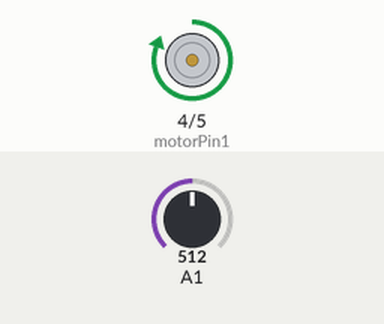
A sketch run on a simulated Arduino Uno, built with avr-gcc and run on an emulated ATmega328P. Parts: motor-driver pin pairs drawn as motors (green arrow = first pin HIGH = forward, orange = second pin HIGH = backward, longer = more drive). The test bench sets the inputs (shaded band); at power-on: A1 = 512. What the sketch prints to the serial monitor is not drawn.

Above: at 0.75 s.
1.3 s: A1 set to 11
4.3 s: A1 set to 8
Timing chart, 0 to 13.3 s (numbered marks = the images above; inputs shaded):
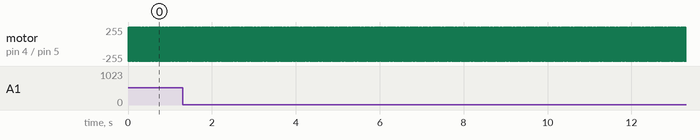

The sketch:

Pin_sensing.ino
```cpp
// DRV8835のピン定義
const int motorPin1 = 4;  // モーター制御ピン1（方向）
const int motorPin2 = 5;  // モーター制御ピン2（方向）
const unsigned long extendTime = 10;  // アクチュエーターが最大まで伸びる時間（ミリ秒）
const unsigned long retractTime = 10; // アクチュエーターが最小まで縮む時間（ミリ秒）

// 異常値検出の設定
const int bufferSize = 20; // バッファサイズ（最近の20個のデータを保存）
int buffer[bufferSize];     // データバッファ
int bufferIndex = 0;        // バッファの現在の位置
bool bufferFilled = false;  // バッファが満たされたかどうか
const float thresholdMultiplier = 4.0;  // 標準偏差からの閾値の倍数

void setup() {
  pinMode(motorPin1, OUTPUT);
  pinMode(motorPin2, OUTPUT);
  pinMode(A0, INPUT);
  pinMode(A1, INPUT);
  Serial.begin(19200);

  // バッファを初期化
  for (int i = 0; i < bufferSize; i++) {
    buffer[i] = 0;
  }
}

void extendActuator() {
  // モーターを前進方向に回転させる
  digitalWrite(motorPin1, HIGH);
  digitalWrite(motorPin2, LOW);
  delay(extendTime); // 指定時間動かす
  stopMotor(); // モーター停止
}

void retractActuator() {
  // モーターを逆方向に回転させる
  digitalWrite(motorPin1, LOW);
  digitalWrite(motorPin2, HIGH);
  delay(retractTime); // 指定時間動かす
  stopMotor(); // モーター停止
}

void stopMotor() {
  digitalWrite(motorPin1, LOW);
  digitalWrite(motorPin2, LOW);
}

// データの平均を計算
float calculateMean() {
  int sum = 0;
  int count = bufferFilled ? bufferSize : bufferIndex;
  for (int i = 0; i < count; i++) {
    sum += buffer[i];
  }
  return (float)sum / count;
}

// データの標準偏差を計算
float calculateStandardDeviation(float mean) {
  float sum = 0;
  int count = bufferFilled ? bufferSize : bufferIndex;
  for (int i = 0; i < count; i++) {
    sum += pow(buffer[i] - mean, 2);
  }
  return sqrt(sum / count);
}

// 異常値検出
bool detectAnomaly(int currentValue) {
  if (!bufferFilled && bufferIndex < 2) return false;  // データが少ないときは検出しない

  float mean = calculateMean();
  float stddev = calculateStandardDeviation(mean);

  // 現在の値が異常かどうかをチェック
  return abs(currentValue - mean) > thresholdMultiplier * stddev;
}

void loop() {
  // 最大まで伸ばす
  digitalWrite(motorPin1, HIGH);
  digitalWrite(motorPin2, LOW);
  delay(extendTime); // 指定時間動かす
  int i = analogRead(A1); // A1の値を取得
  stopMotor();

  // 最小まで縮める
  digitalWrite(motorPin1, LOW);
  digitalWrite(motorPin2, HIGH);
  delay(retractTime); // 指定時間動かす
  int j = analogRead(A1); // A1の値を取得
  stopMotor();

  // A1の値をバッファに追加
  buffer[bufferIndex] = j;
  bufferIndex = (bufferIndex + 1) % bufferSize;
  if (bufferIndex == 0) {
    bufferFilled = true;
  }

  // 異常値検出を行う
  bool anomalyDetected = detectAnomaly(j);

  // データと異常値検出の結果をシリアル出力
  // Serial.print("A1 Value: ");
  Serial.print(j);
  Serial.print(" ");
  Serial.print(1024);
  Serial.print(" ");
  Serial.println(0);
  if (anomalyDetected) {
    // Serial.println(" -> Anomaly detected!");
  } else {
    // Serial.println(" -> Normal.");
  }
}
```

Measured:
- by itself, motor on pin 4 (motorPin1) / pin 5 (motorPin2): alternates forward 255/255 for 0.01 s and backward 255/255 for 0.01 s
